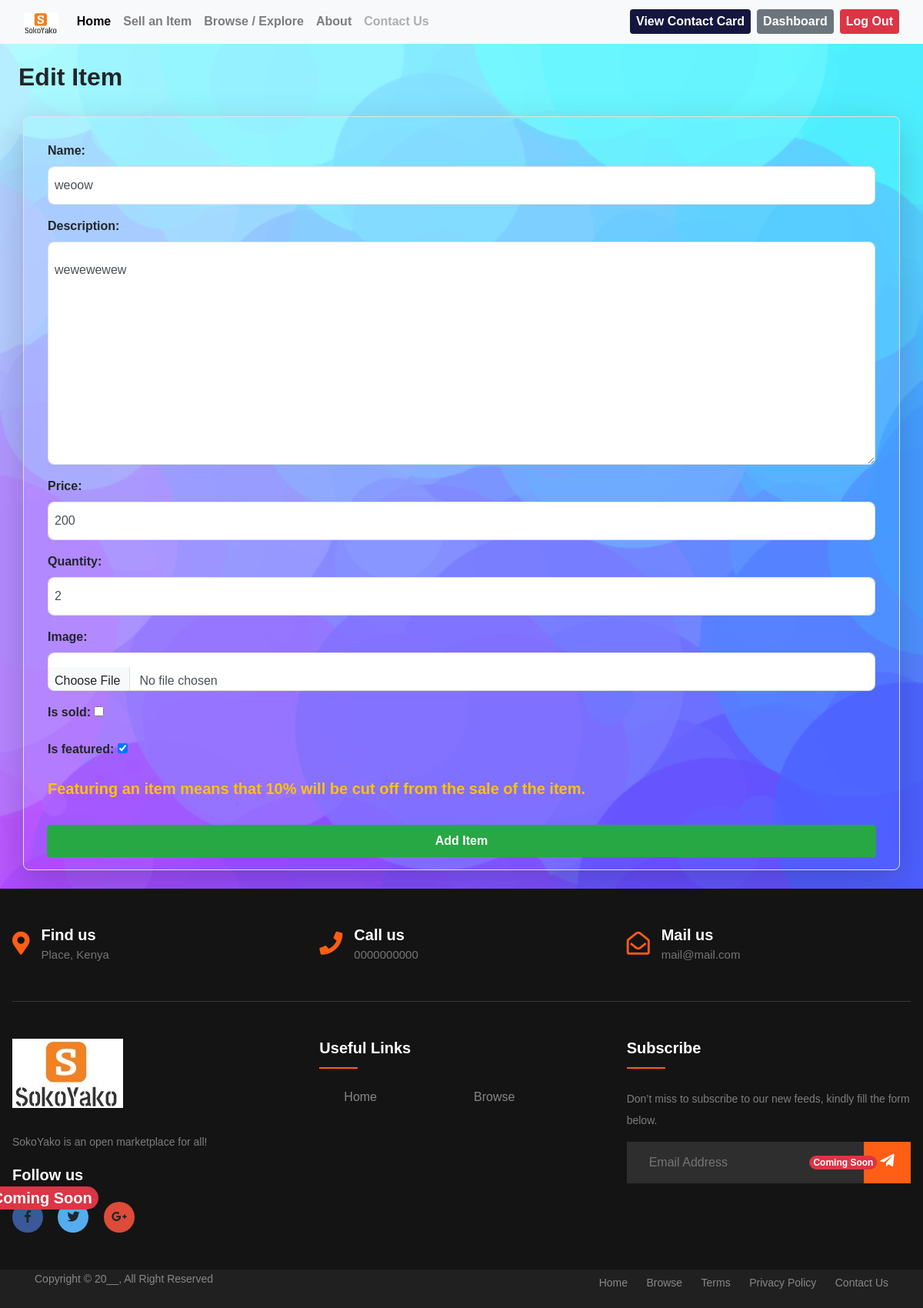
/items/11/edit/ (signed in), run on the app's committed database.
### item/models.py (models this page shows, shortened)
class Item(models.Model):
    category = models.ForeignKey(Category, related_name='items', on_delete=models.CASCADE)
    name = models.CharField(max_length=200)
    quantity = models.PositiveIntegerField(blank=True, null=True)
    description = models.TextField(blank=True, null=True)
    price = models.IntegerField()
    image = models.ImageField(upload_to='item_images', blank=True, null=True)
    is_sold = models.BooleanField(default=False)
    is_featured = models.BooleanField(default=False)
    created_by = models.ForeignKey(User, related_name='items', on_delete=models.CASCADE)
    created_at = models.DateTimeField(auto_now_add=True)

### item/views.py (the view)
# urls.py: path('<int:pk>/edit/', views.edit, name='edit'),
@login_required
def edit(request, pk):
    item = get_object_or_404(Item, pk=pk, created_by=request.user)
    contact_card = get_object_or_404(ContactCard, user=request.user)
    if request.method == 'POST':
        form = EditItemForm(request.POST, request.FILES, instance=item)
        if form.is_valid():
            item.save()
            messages.success(request, 'Item updated successfully.')
            return redirect('item:detail', pk=item.id)
    else:
        form = EditItemForm(instance=item)
    return render(request, 'form.html', {
        'form': form,
        'title': 'Edit Item',
        'contact_card': contact_card
    })

### item/templates/form.html (shortened to what this page needs)
{% extends 'layout.html' %}
{% load static %}
{% block data %}
    <h1 class="m-3 fs-2 p-2 fw-bolder"> {{ title}}</h1>
    <div class="container justify-content-center align-items-center shadow-lg my-4 border border-light-subtle rounded-3 fw-bold">
        <form action="." method="post" enctype="multipart/form-data">
            <div class="my-3">
                <div class="p-3">
                    {{ form.as_p }}
                    <p class="form-check text-warning fw-bolder fs-5 p-0 m-0" id="cut-off-message">Featuring an item means that 10% will be cut off from the sale of the item.</p>
                </div>
            </div>
            <div class="form-group col-lg-12 mx-auto mb-3">
                <button type="submit" class="btn btn-success btn-block py-2">
                    <span class="font-weight-bold">Add Item</span>
                </button>
            </div>
        </form>
    </div>
{% endblock %}

### static/css/styles.css (style rules this page uses)
body { min-height: 100vh; background-size: cover; background-position: center; font-family: "Trebuchet MS",sans-serif; height: auto; }
.form-control:not(select) { padding: 1.5rem 0.5rem; }
.form-control::placeholder { color: #ccc; font-weight: bold; font-size: 0.9rem; }
h1 { font-size: 80px; }
:root { --background-dark: #2d3548; --text-light: rgba(255, 255, 255, 0.6); --text-lighter: rgba(255, 255, 255, 0.9); --spacing-s: 8px; --spacing-m: 16px; --spacing-l: 24px; --spacing-xl: 32px; --spacing-xxl: 64px; --width-container: 1200px; }
* { border: 0; margin: 0; padding: 0; box-sizing: border-box; }

### base/templates/layout.html (style rules this page uses)
body { font-family: "Trebuchet MS", sans-serif }

### data on the page
Item: name "weoow", description "wewewewew", price "200", quantity "2", is_featured "☑"

### other printed values
{{ title }} "Edit Item"
